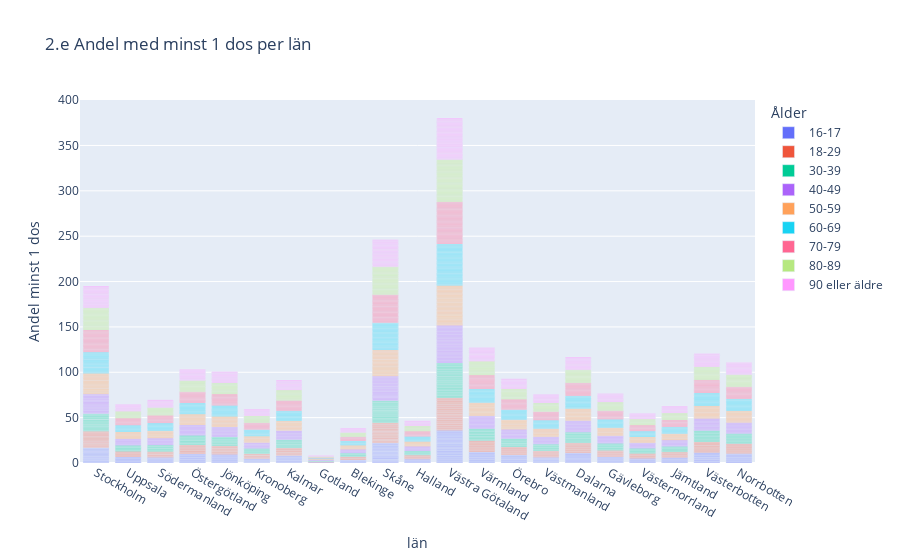

Here is the notebook cell this chart was saved with:
### Markdown cell above
e) Draw bar graphs for:
- proportion of people who take at least 1 dose per county
- proportion of people who vaccinated 2 doses per county

### Code cell
fig = px.bar(vaccin, x="Län_namn", y="Andel minst 1 dos", hover_data=["Kommun_namn"], color="Ålder",
       title="2.e Andel med minst 1 dos per län",
       labels=dict(Län_namn="län"))

fig.show()
fig.write_html(f"Visualiseringar/Q2.e) Andel med minst 1 dos per län.html", auto_open=False)

### Figure 1 — Plotly figure (JSON) as saved in the notebook; plotly's stock layout.template omitted (floating-point values rounded to 4 significant figures; data arrays with more than 128 entries replaced by an {"elided": "..."} marker saying what was removed)
{"data": [{"alignmentgroup": "True", "customdata": {"elided": "290x1 str values"}, "hovertemplate": "Ålder=16-17<br>län=%{x}<br>Andel minst 1 dos=%{y}<br>Kommun_namn=%{customdata[0]}<extra></extra>", "legendgroup": "16-17", "marker": {"color": "#636efa", "pattern": {"shape": ""}}, "name": "16-17", "offsetgroup": "16-17", "orientation": "v", "showlegend": true, "textposition": "auto", "type": "bar", "x": {"elided": "290 str values"}, "xaxis": "x", "y": {"elided": "290 float values"}, "yaxis": "y"}, {"alignmentgroup": "True", "customdata": {"elided": "290x1 str values"}, "hovertemplate": "Ålder=18-29<br>län=%{x}<br>Andel minst 1 dos=%{y}<br>Kommun_namn=%{customdata[0]}<extra></extra>", "legendgroup": "18-29", "marker": {"color": "#EF553B", "pattern": {"shape": ""}}, "name": "18-29", "offsetgroup": "18-29", "orientation": "v", "showlegend": true, "textposition": "auto", "type": "bar", "x": {"elided": "290 str values"}, "xaxis": "x", "y": {"elided": "290 float values"}, "yaxis": "y"}, {"alignmentgroup": "True", "customdata": {"elided": "290x1 str values"}, "hovertemplate": "Ålder=30-39<br>län=%{x}<br>Andel minst 1 dos=%{y}<br>Kommun_namn=%{customdata[0]}<extra></extra>", "legendgroup": "30-39", "marker": {"color": "#00cc96", "pattern": {"shape": ""}}, "name": "30-39", "offsetgroup": "30-39", "orientation": "v", "showlegend": true, "textposition": "auto", "type": "bar", "x": {"elided": "290 str values"}, "xaxis": "x", "y": {"elided": "290 float values"}, "yaxis": "y"}, {"alignmentgroup": "True", "customdata": {"elided": "290x1 str values"}, "hovertemplate": "Ålder=40-49<br>län=%{x}<br>Andel minst 1 dos=%{y}<br>Kommun_namn=%{customdata[0]}<extra></extra>", "legendgroup": "40-49", "marker": {"color": "#ab63fa", "pattern": {"shape": ""}}, "name": "40-49", "offsetgroup": "40-49", "orientation": "v", "showlegend": true, "textposition": "auto", "type": "bar", "x": {"elided": "290 str values"}, "xaxis": "x", "y": {"elided": "290 float values"}, "yaxis": "y"}, {"alignmentgroup": "True", "customdata": {"elided": "290x1 str values"}, "hovertemplate": "Ålder=50-59<br>län=%{x}<br>Andel minst 1 dos=%{y}<br>Kommun_namn=%{customdata[0]}<extra></extra>", "legendgroup": "50-59", "marker": {"color": "#FFA15A", "pattern": {"shape": ""}}, "name": "50-59", "offsetgroup": "50-59", "orientation": "v", "showlegend": true, "textposition": "auto", "type": "bar", "x": {"elided": "290 str values"}, "xaxis": "x", "y": {"elided": "290 float values"}, "yaxis": "y"}, {"alignmentgroup": "True", "customdata": {"elided": "290x1 str values"}, "hovertemplate": "Ålder=60-69<br>län=%{x}<br>Andel minst 1 dos=%{y}<br>Kommun_namn=%{customdata[0]}<extra></extra>", "legendgroup": "60-69", "marker": {"color": "#19d3f3", "pattern": {"shape": ""}}, "name": "60-69", "offsetgroup": "60-69", "orientation": "v", "showlegend": true, "textposition": "auto", "type": "bar", "x": {"elided": "290 str values"}, "xaxis": "x", "y": {"elided": "290 float values"}, "yaxis": "y"}, {"alignmentgroup": "True", "customdata": {"elided": "290x1 str values"}, "hovertemplate": "Ålder=70-79<br>län=%{x}<br>Andel minst 1 dos=%{y}<br>Kommun_namn=%{customdata[0]}<extra></extra>", "legendgroup": "70-79", "marker": {"color": "#FF6692", "pattern": {"shape": ""}}, "name": "70-79", "offsetgroup": "70-79", "orientation": "v", "showlegend": true, "textposition": "auto", "type": "bar", "x": {"elided": "290 str values"}, "xaxis": "x", "y": {"elided": "290 float values"}, "yaxis": "y"}, {"alignmentgroup": "True", "customdata": {"elided": "290x1 str values"}, "hovertemplate": "Ålder=80-89<br>län=%{x}<br>Andel minst 1 dos=%{y}<br>Kommun_namn=%{customdata[0]}<extra></extra>", "legendgroup": "80-89", "marker": {"color": "#B6E880", "pattern": {"shape": ""}}, "name": "80-89", "offsetgroup": "80-89", "orientation": "v", "showlegend": true, "textposition": "auto", "type": "bar", "x": {"elided": "290 str values"}, "xaxis": "x", "y": {"elided": "290 float values"}, "yaxis": "y"}, {"alignmentgroup": "True", "customdata": {"elided": "290x1 str values"}, "hovertemplate": "Ålder=90 eller äldre<br>län=%{x}<br>Andel minst 1 dos=%{y}<br>Kommun_namn=%{customdata[0]}<extra></extra>", "legendgroup": "90 eller äldre", "marker": {"color": "#FF97FF", "pattern": {"shape": ""}}, "name": "90 eller äldre", "offsetgroup": "90 eller äldre", "orientation": "v", "showlegend": true, "textposition": "auto", "type": "bar", "x": {"elided": "290 str values"}, "xaxis": "x", "y": {"elided": "290 float values"}, "yaxis": "y"}], "layout": {"barmode": "relative", "legend": {"title": {"text": "Ålder"}, "tracegroupgap": 0}, "title": {"text": "2.e Andel med minst 1 dos per län"}, "xaxis": {"anchor": "y", "domain": [0, 1], "title": {"text": "län"}}, "yaxis": {"anchor": "x", "domain": [0, 1], "title": {"text": "Andel minst 1 dos"}}}}
